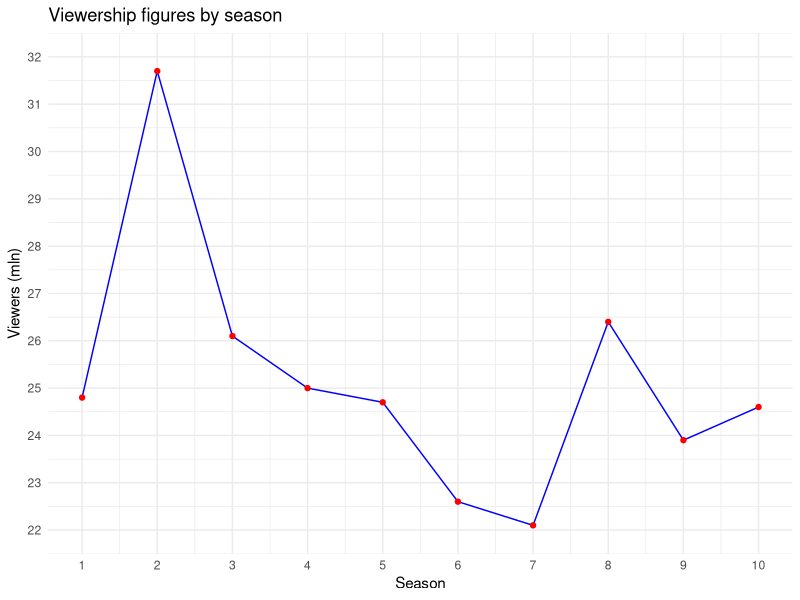
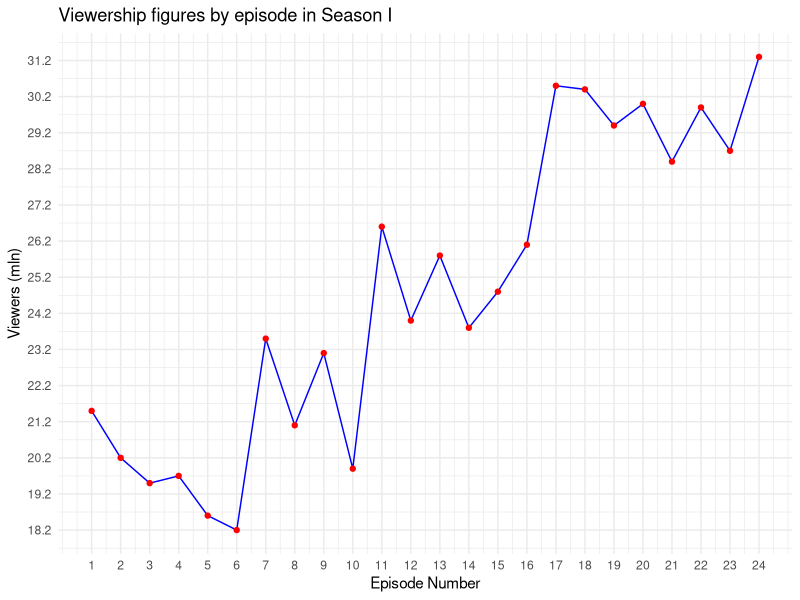

R code for these plots, in order:
## ---- chunk 1
library(ggplot2)

tv_data <- data.frame(
  Season = c(1:10),
  Episodes = c(24, 24, 25, 24, 24, 25, 24, 24, 24, 18),
  First_aired = c("September 22, 1994", "September 21, 1995", "September 19, 1996",
                  "September 25, 1997", "September 24, 1998", "September 23, 1999",
                  "October 12, 2000", "September 27, 2001", "September 26, 2002",
                  "September 25, 2003"),
  Viewers_mln = c(24.8, 31.7, 26.1, 25.0, 24.7, 22.6, 22.1, 26.4, 23.9, 24.6)
)

ggplot(tv_data, aes(x = Season, y = Viewers_mln)) +
  geom_line(color = "blue", group = 1) + 
  geom_point(color = "red") +
  labs(title = "Viewership figures by season",
       x = "Season",
       y = "Viewers (mln)") +
  theme_minimal() +
  scale_x_continuous(breaks = 1:10) +
  scale_y_continuous(breaks = seq(22, 32, by = 1), limits = c(22, 32))

## ---- chunk 2
episode_data <- data.frame(
  Episode_No = c(1:24),
  Title = paste("Episode Title", 1:24),
  Viewers_mln = c(21.5, 20.2, 19.5, 19.7, 18.6, 18.2, 23.5, 21.1, 23.1, 19.9, 
                  26.6, 24.0, 25.8, 23.8, 24.8, 26.1, 30.5, 30.4, 29.4, 30.0, 
                  28.4, 29.9, 28.7, 31.3)
)

ggplot(episode_data, aes(x = Episode_No, y = Viewers_mln)) +
  geom_line(color = "blue", group = 1) + 
  geom_point(color = "red") +
  labs(title = "Viewership figures by episode in Season I",
       x = "Episode Number",
       y = "Viewers (mln)") +
  theme_minimal() +
  scale_x_continuous(breaks = 1:24) +
  scale_y_continuous(breaks = seq(min(episode_data$Viewers_mln), max(episode_data$Viewers_mln), by = 1))
